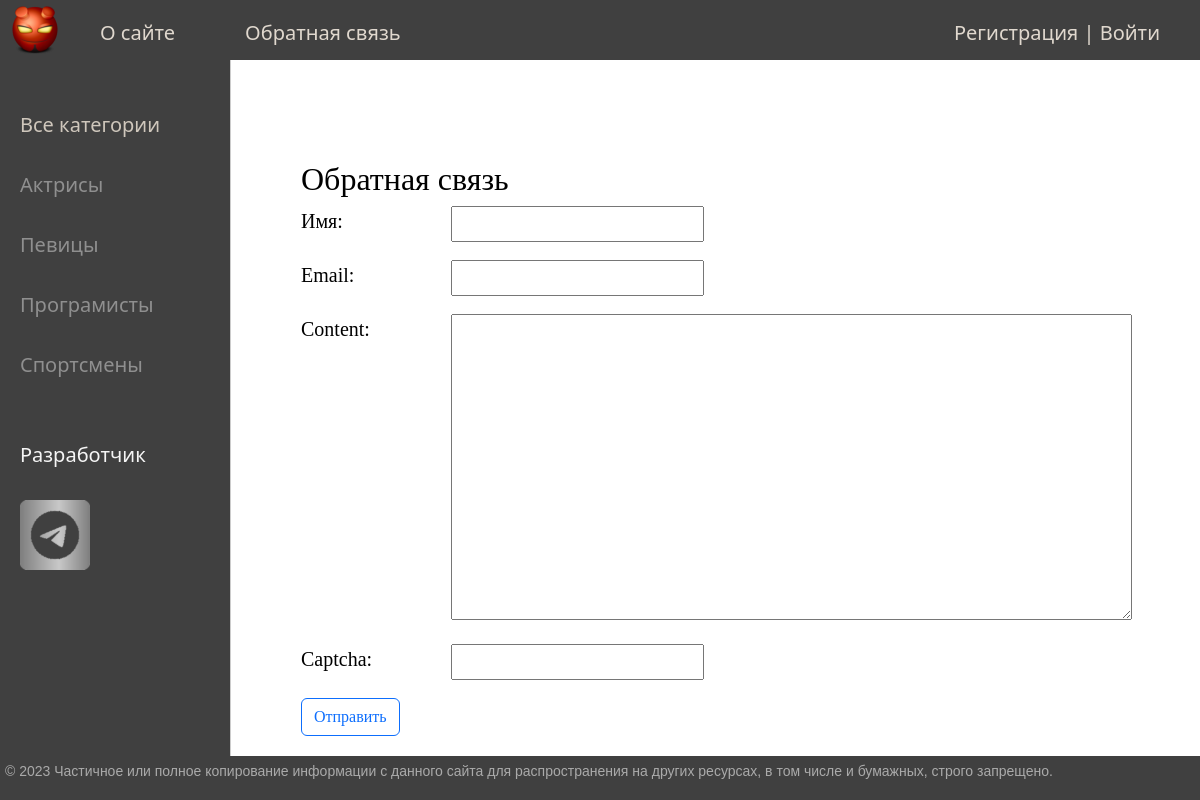
Page /contact/ on the committed database.
### Yot/models.py (models this page shows, shortened)
class Category(models.Model):
    name = models.CharField(max_length=100, db_index=True, verbose_name='Категория')
    slug = models.SlugField(max_length=255, unique=True, db_index=True, verbose_name="URL")
    def get_absolute_url(self):
        return reverse('category', kwargs={'cat_slug': self.slug})
    class Meta:
        verbose_name='Категория'
        verbose_name_plural = 'Категории'
        ordering = ['id']

### Yot/views.py (the view, shortened to what this page needs)
# urls.py: path('contact/', ContactFormView.as_view(), name='contact'),
class ContactFormView(Datamixin, FormView):
    form_class = ContactForm
    template_name = 'Yot/contact.html'
    success_url = reverse_lazy('home')
    def get_context_data(self, *, object_list=None, **kwargs):
        context = super().get_context_data(**kwargs)
        c_def = self.get_user_context(title="Обратная связь")
        return dict(list(context.items()) + list(c_def.items()))

### Yot/forms.py
class ContactForm(forms.Form):
    name = forms.CharField(label='Имя', max_length=255)
    email = forms.EmailField(label='Email')
    content = forms.CharField(widget=forms.Textarea(attrs={'cols': 60, 'rows': 10}))
    captcha = CaptchaField()

### Yot/utils.py (called while the page is built)
        def get_user_context(self, **kwargs):
                context = kwargs
                cats = cache.get('cats')
                if not cats:
                        cats = Category.objects.annotate(Count('tablica'))
                        cache.set('cats', cats, 60)
                user_menu = menu.copy()
                if not self.request.user.is_authenticated: # исключаем  не авторизированым пользователем!
                        user_menu.pop(1)
                context['menu'] = user_menu
                context['cats'] = cats
                if 'cat_selected' not in context:
                        context['cat_selected'] = 0
                return context

### Yot/templates/Yot/contact.html (shortened to what this page needs)
{% extends 'Yot/base.html' %}
{% block content %}
    <link href="https://cdn.jsdelivr.net/npm/bootstrap@5.3.0-alpha1/dist/css/bootstrap.min.css" rel="stylesheet">
<h1>{{ title }}</h1>
<form method="post">
{% for f in form %}
<p><label class="form-label" for="{{ f.id_for_label }}">{{ f.label }}:</label>{{ f }}</p>
{% endfor %}
    <button type="submit"  class="btn btn-outline-primary">Отправить</button>
</form>
{% endblock %}

### Yot/templates/Yot/base.html (shortened to what this page needs)
{% load static %}
{% load Yot_tags %}
<!DOCTYPE html>
<html>
<head>
	<link type="text/css" href="{% static 'Yot/css/styles.css' %}" rel="stylesheet" />
</head>
<body>
<table class="table-page" border=0 cellpadding="0" cellspacing="0">
<tr><td valign=top>
{% block mainmenu %}
		<div class="header">
			<ul id="mainmenu" class="mainmenu">
			<li class="logo"><a href="{% url 'home' %}"><div class="logo"></div></a></li>
{% for m in menu %}
			<li><a href="{% url m.url_name %}">{{m.title}}</a></li>
{% endfor %}
			{% if request.user.is_authenticated %}
			<li class="last"> User: {{ user.username }} | <a href="{% url 'logout' %}">Выйти</a></li>
			{% else %}
			<li class="last"><a href="{% url 'register' %}">Регистрация</a> | <a href="{% url 'login' %}">Войти</a></li>
			{% endif %}
			</ul>
		</div>
{% endblock mainmenu %}
<table class="table-content" border=0 cellpadding="0" cellspacing="0">
<tr>
	<td valign="top" class="left-chapters">
	<ul id="leftchapters">
{% if cat_selected == 0 %}
		<li class="selected">Все категории</li>
{% else %}
		<li><a href="{% url 'home' %}">Все категории</a></li>
{% endif %}
{% for c in cats %}
{% if c.tablica__count > 0 %}
		{% if c.pk == cat_selected %}
			<li class="selected">{{c.name}}</li>
		{% else %}
			<li><a href="{{ c.get_absolute_url }}">{{c.name}}</a></li>
		{% endif %}
{% endif %}
{% endfor %}
		<li class="share">
		<p>Разработчик</p>
		<a class="share-yt" href="https://t.me/KorostikDima" target="_blank" rel="nofollow"></a>
		</li>
	</ul>
</td>
<td valign="top" class="content">
	<div class="content-text">
{% block content %}
{% endblock %}
	</div>
</td></tr></table>
</td></tr>
<tr><td valign=top>
	<div id="footer">
		<p>&copy; 2023 Частичное или полное копирование информации с данного сайта для распространения на других ресурсах, в том числе и бумажных, строго запрещено.</p>
	</div>
</td></tr></table>
</body>
</html>

### Yot/static/Yot/css/styles.css (style rules this page uses)
html, body { font-family: 'Arial'; margin: 0; padding: 0; height: 100%; width: 100%; color: #444; }
a { color: #0059b2; text-decoration: none; }
.table-page { width: 100%; height: 100%; vertical-align: top; }
.table-page tr { height: 100%; }
.header { background: #404040; height: 60px; }
.logo { background: url('../images/logo.png') no-repeat 10px 5px; width: 70px; height: 60px; }
ul.mainmenu { list-style: none; margin: 0; padding: 0; height: 60px; color: #e0d8ce; font-size: 20px; overflow: hidden; }
ul.mainmenu li { float: left; margin: 18px 40px 0 30px; }
ul.mainmenu li.logo { margin: 0; }
ul.mainmenu li.last { float: right; }
ul.mainmenu li a { color: #e0d8ce; text-decoration: none; }
.table-content { width: 100%; min-height: 100%; height: 100%; }
.left-chapters { margin: 0; background: #404040; border-right: 1px solid #ccc; min-height: 100%; }
.left-chapters ul { width: 230px; min-height: 100%; margin: 0; padding: 20px 10px 10px 20px; list-style: none; font-size: 20px; }
.left-chapters ul li { margin: 30px 0 0 0; color: #f5f5f5; }
.left-chapters ul li.selected { color: #cfc7bc; }
.left-chapters ul li a { color: #8f8f8f; text-decoration: none; }
.left-chapters ul li.share { margin: 60px 0 0 0; }
.left-chapters ul li.share p { margin: 30px 0 30px 0; }
.left-chapters ul li.share a { display: inline-block; width: 40px; height: 40px; margin: 0 20px 0 0; }
.left-chapters ul li.share a.share-yt { width: 35%; height: 70px; background: url('../images/share_yt.png') no-repeat 0 0 }
.content { padding: 40px 20px 20px 40px; width: 100%; box-sizing: border-box; }
.content-text { margin: 60px 0 0 30px; color: #000; font-size: 20px; font-family: Yandex Sans Display Light; }
.content-text h1 { font-size: 32px; }
#footer { box-sizing: border-box; background: #404040; padding: 5px; color: #aaa; font-size: 14px; font-family: Verdana, Geneva, Arial, Helvetica; text-align: left; overflow: hidden; }
.form-label { display: inline-block; min-width: 150px; vertical-align: top; }

### rows in the picture
Category: name "Актрисы"
Category: name "Певицы"
Category: name "Програмисты"
Category: name "Спортсмены"

### other values in the picture
{{ m.title }} "О сайте" "Обратная связь"
{{ title }} "Обратная связь"
{{ f.label }} "Имя" "Email" "Content" "Captcha"
